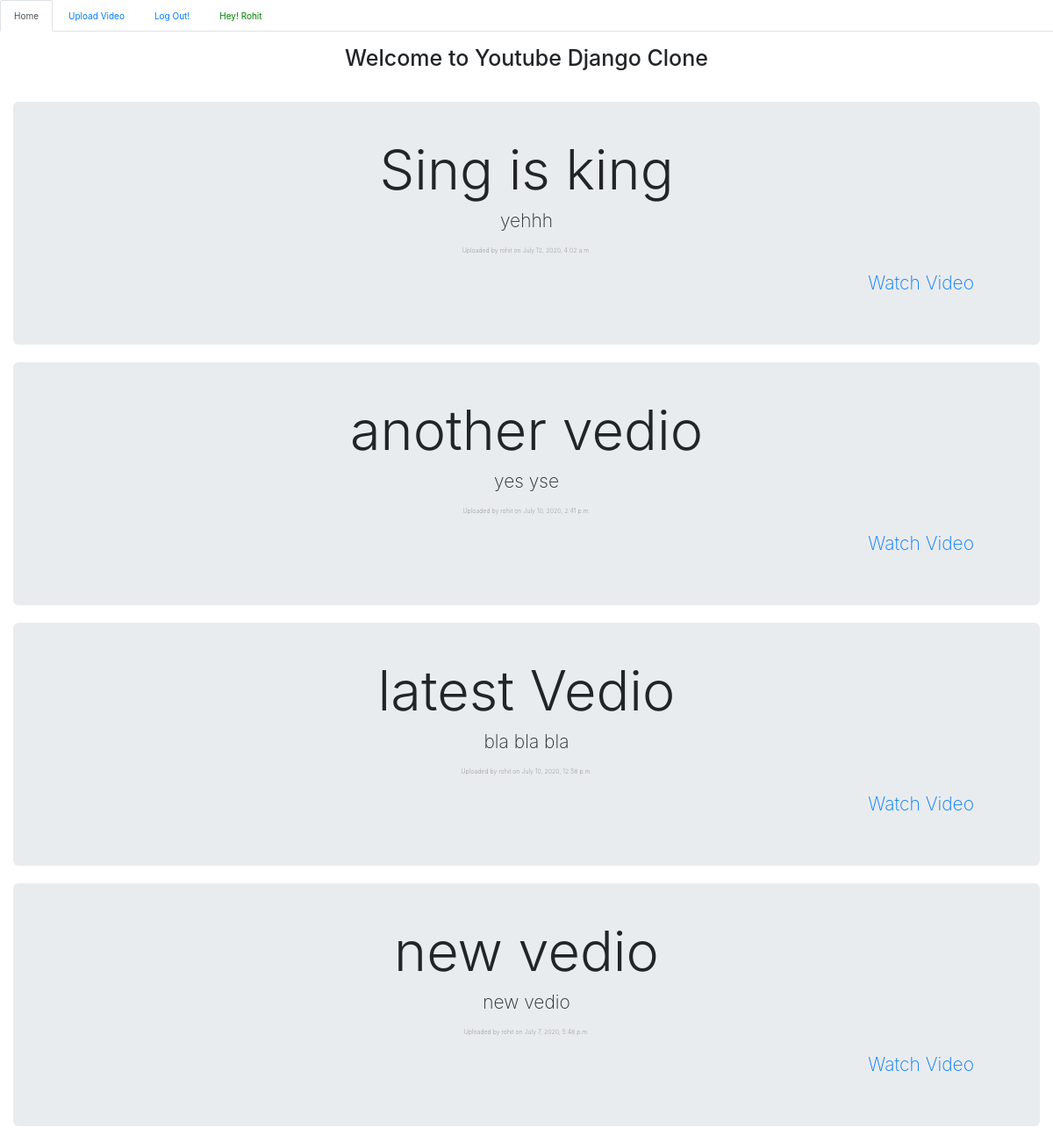
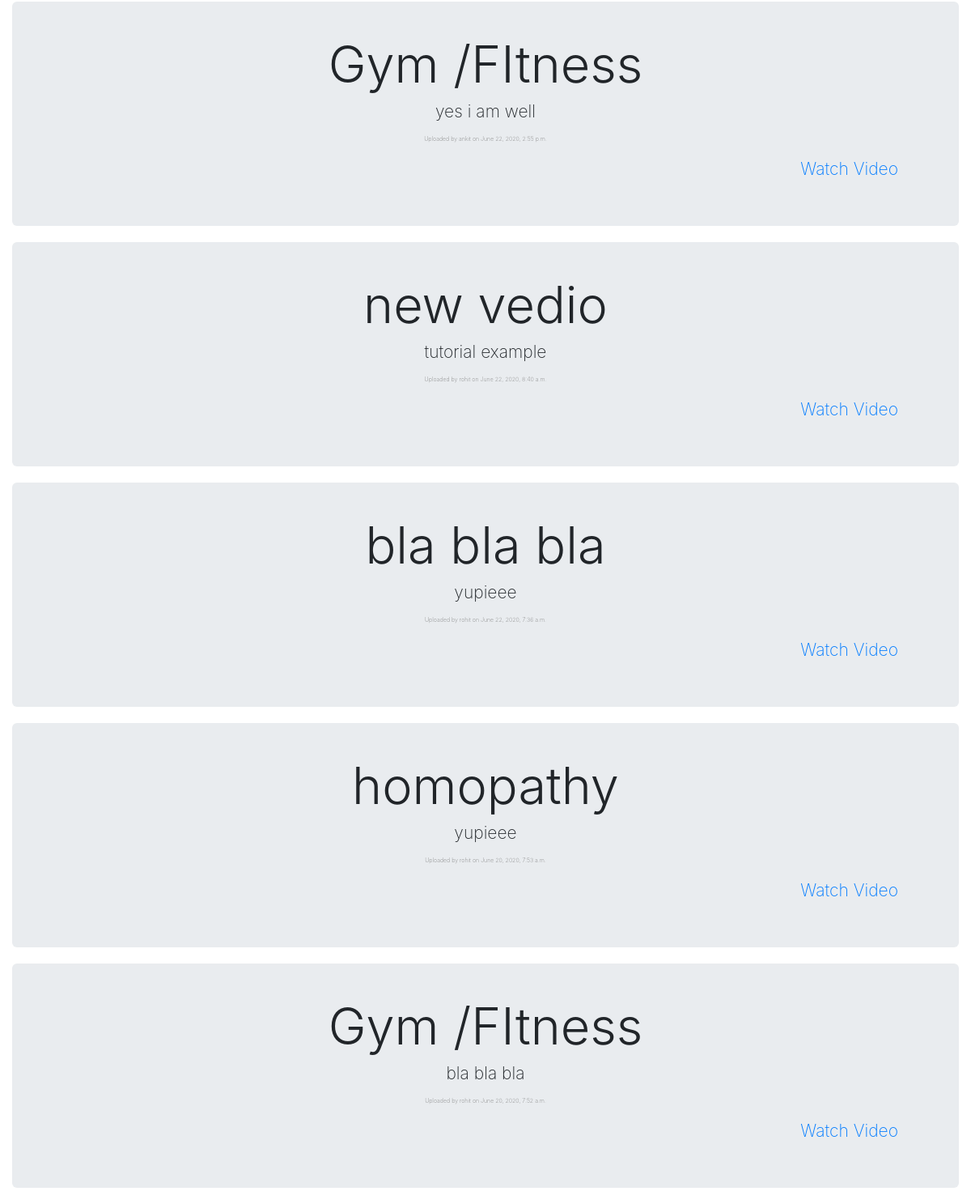
The app's page / (signed in) with its own data (2 pictures, top to bottom).
### youtubeapp/models.py (models this page shows)
class Vedio(models.Model):
	Title 		= models.CharField(max_length=300)
	Discription = models.CharField(max_length=300)
	path		= models.FileField(upload_to='documents/')
	user        = models.ForeignKey(User, on_delete=models.CASCADE)
	created_on	= models.DateTimeField(auto_now_add=True)

### youtube/views.py (the view)
# urls.py: url(r'^$',views.HomeView.as_view()),
class HomeView(View):
    template_name = 'index.html'
    def get(self, request):
        most_recent_videos = Vedio.objects.all().order_by('-id')
        return render(request, self.template_name, {'most_recent_videos': most_recent_videos})

### templates/index.html (shortened to what this page needs)
{% extends "homepage.html" %}
{% block body %}
<h1>Welcome to Youtube Django Clone</h1><br>
<br>
{% for videos in most_recent_videos %}
<div class="jumbotron jumbotron-fluid">
        <div class="container">
          <h1 class="display-4">{{ videos.Title }}</h1>
          <p class="lead">{{ videos.Discription }}</p>
          <p style="font-size: 7px; color:gray;">Uploaded by {{ videos.user }} on {{videos.created_on}} </p>
          <p style="text-align: right"><a href='/youtube/video/{{videos.id}}'>Watch Video</a></p>
        </div>
</div>
{% endfor %}
{% endblock %}

### templates/homepage.html (shortened to what this page needs)
<!DOCTYPE html>
<html>
<head>
	 <link rel="stylesheet" href="https://maxcdn.bootstrapcdn.com/bootstrap/3.3.7/css/bootstrap.min.css">
     {% load static %}
     <link rel="stylesheet" href="https://stackpath.bootstrapcdn.com/bootstrap/4.1.3/css/bootstrap.min.css">
</head>
<body>
 <center>
        <ul class="nav nav-tabs ">
            <li class="nav-item">
                <a class="nav-link {% if request.path == '/' %} active {% endif %}" href="/">Home</a>
            </li>
            <li class="nav-item">
                <a class="nav-link {% if request.path == '/new_video' %} active {% endif %}" href="youtube/newvedio">Upload Video</a>
            </li>
            {% if request.user.is_authenticated %}
            <li class="nav-item">
                <a class="nav-link" href="youtube/logout">Log Out!</a>
            </li>
            {% endif %}
            {% if request.user.is_authenticated %}
            <li class="nav-item ">
                <a class="nav-link" style="color: green; text-transform: capitalize;" >Hey! {{request.user}} </a>
            </li>
            {% endif %}
        </ul>
        <br>
        <div class="container-fluid">
        {% block body %}
        {% endblock %}
    </div>
    </center>
    </body>
</body>
</html>

### records on screen
Vedio: Title "Sing is king", Discription "yehhh", user "rohit", created_on "July 12, 2020, 4:02 a.m."
Vedio: Title "another vedio", Discription "yes yse", user "rohit", created_on "July 10, 2020, 2:41 p.m."
Vedio: Title "latest Vedio", Discription "bla bla bla", user "rohit", created_on "July 10, 2020, 12:58 p.m."
Vedio: Title "new vedio", Discription "new vedio", user "rohit", created_on "July 7, 2020, 5:48 p.m."
Vedio: Title "Gym /FItness", Discription "yes i am well", user "ankit", created_on "June 22, 2020, 2:55 p.m."
Vedio: Title "new vedio", Discription "tutorial example", user "rohit", created_on "June 22, 2020, 8:40 a.m."
Vedio: Title "bla bla bla", Discription "yupieee", user "rohit", created_on "June 22, 2020, 7:36 a.m."
Vedio: Title "homopathy", Discription "yupieee", user "rohit", created_on "June 20, 2020, 7:53 a.m."
Vedio: Title "Gym /FItness", Discription "bla bla bla", user "rohit", created_on "June 20, 2020, 7:52 a.m."

### other values on screen
{{ request.user }} "Rohit"
